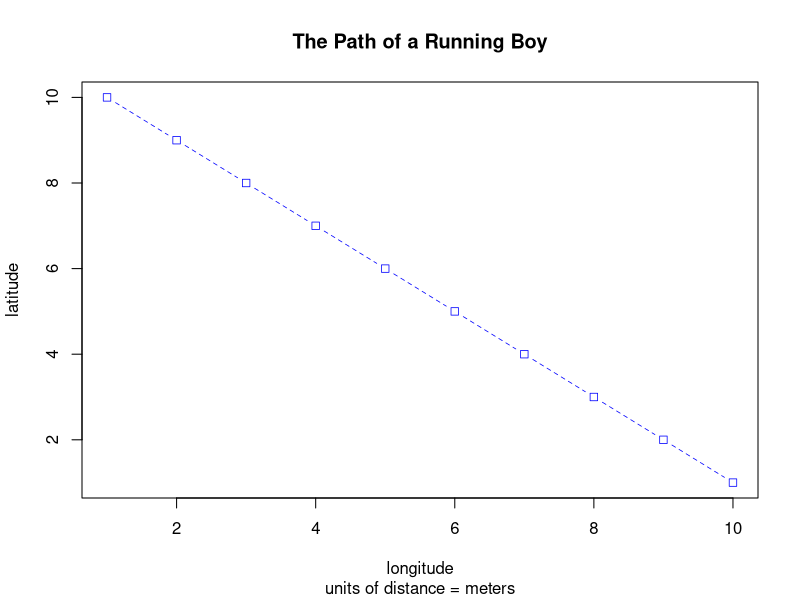
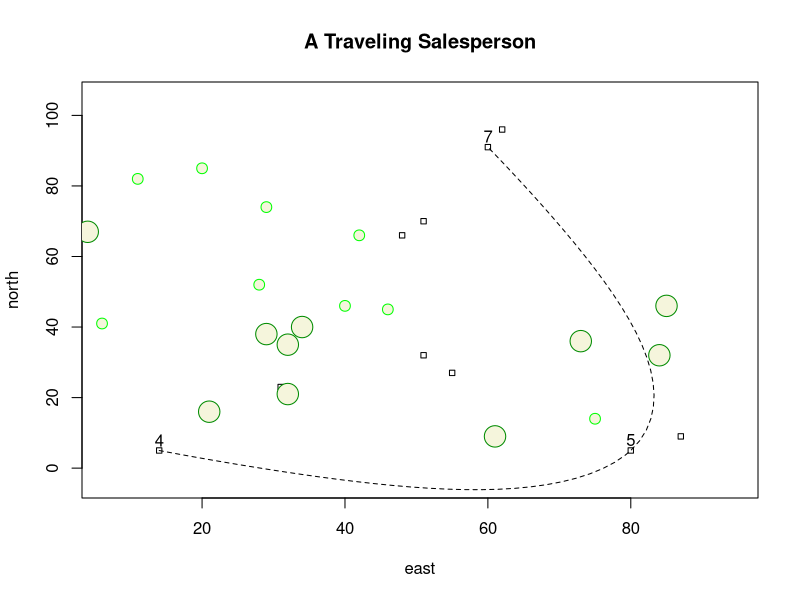
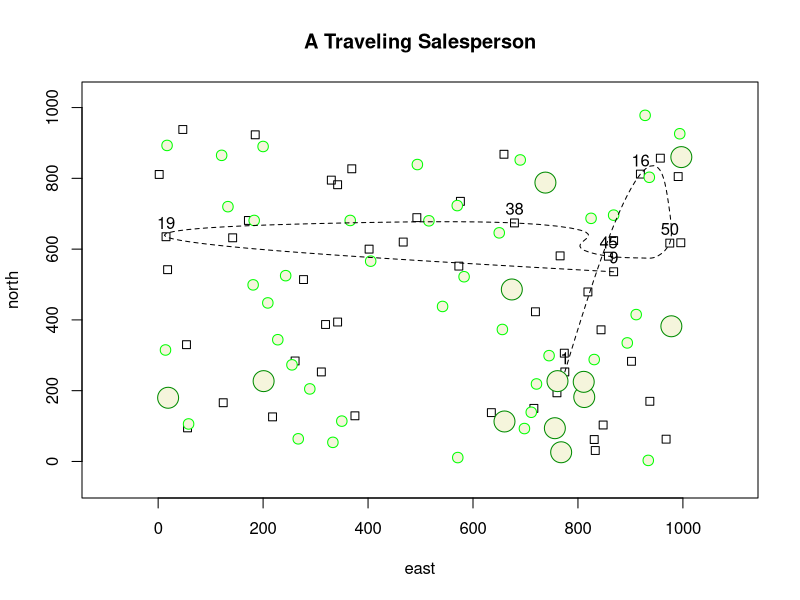

The R source for these figures, in order:
setwd("~/Desktop/data-science/data")

# A simple plot

x <- 1:10
y <- 10:1
plot(x, y, type = "b", main = "The Path of a Running Boy", 
     sub = "units of distance = meters", 
     xlab = "longitude", 
     ylab = "latitude",
     lty = 2,
     lwd = .75,
     col = "blue",
     pch = 0,
     cex = 1)

###############################################################################

# A more complicated plot using a Data Frame

# Initialize x & y
x <- 1:100
y <- 1:100

# Randomy select from x & y and replace result
east <- sample(x, size = 10, replace = TRUE)
north <- sample(y, size = 10, replace = TRUE)

# Repeat length of each square 0.75 ten times or once per square
symbols(east, north, squares = rep(.75,10), inches = FALSE)

# 10 small trees
symbols(sample(x, 10, replace = TRUE), 
        sample(y, 10, replace = TRUE), 
        circles = rep(.75,10), 
        inches = FALSE,
        fg = "green1",
        bg = "beige",
        add = TRUE)

# 10 large trees
symbols(sample(x, 10, replace = TRUE), 
        sample(y, 10, replace = TRUE), 
        circles = rep(1.5,10), 
        inches = FALSE,
        fg = "green4",
        bg = "beige",
        add = TRUE)

# Create a data frame
dwellings <- cbind.data.frame(id = 1:10, east, north)

# Sample 3 dwellings along our path
locs <- sample(1:10, 3, replace = FALSE)

# lines(x = dwellings[locs, 2], # Easterly coordinate
#       y = dwellings[locs, 3], # Northernly coordinate
#       lty = 2,
#       lwd = .75,
#       col = "blue")
# Annotate all houses
# text(x = dwellings$east,
#      y = dwellings$north+3,
#      labels = dwellings$id)

# Only annotate houses we visit
text(x = dwellings[locs, ]$east, 
     y = dwellings[locs, ]$north + 3,
     labels = dwellings[locs, ]$id)

# Make the walking path more realistic
xspline(x = dwellings[locs, 2], # Easterly coordinate
        y = dwellings[locs, 3], # Northernly coordinate
        shape = -1,
        lty = 2)

# Add a title to the plot
title(main="A Traveling Salesperson")

###############################################################################

# Challenge Question

# Create x & y and allow them to attain values between 1 & 1000
x <- 1:1000
y <- 1:1000

# Randomy select from x & y and replace result
east <- sample(x, size = 50, replace = TRUE)
north <- sample(y, size = 50, replace = TRUE)

# Repeat length of each square 15 fifty times or once per square
symbols(east, north, squares = rep(15,50), inches = FALSE)

# 40 small trees
symbols(sample(x, 40, replace = TRUE), 
        sample(y, 40, replace = TRUE), 
        circles = rep(10,40), 
        inches = FALSE,
        fg = "green1",
        bg = "beige",
        add = TRUE)

# 12 large trees
symbols(sample(x, 12, replace = TRUE),
        sample(y, 12, replace = TRUE),
        circles = rep(20,12),
        inches = FALSE,
        fg = "green4",
        bg = "beige",
        add = TRUE)

# Create a data frame
dwellings <- cbind.data.frame(id = 1:50, east, north)

# Sample 7 dwellings along our path
locs <- sample(1:50, 7, replace = FALSE)

# Only annotate houses we visit
text(x = dwellings[locs, ]$east, 
     y = dwellings[locs, ]$north + 40,
     labels = dwellings[locs, ]$id)

# Make the walking path more realistic
xspline(x = dwellings[locs, 2], # Easterly coordinate
        y = dwellings[locs, 3], # Northernly coordinate
        shape = -1,
        lty = 2)

# Add a title to the plot
title(main="A Traveling Salesperson")